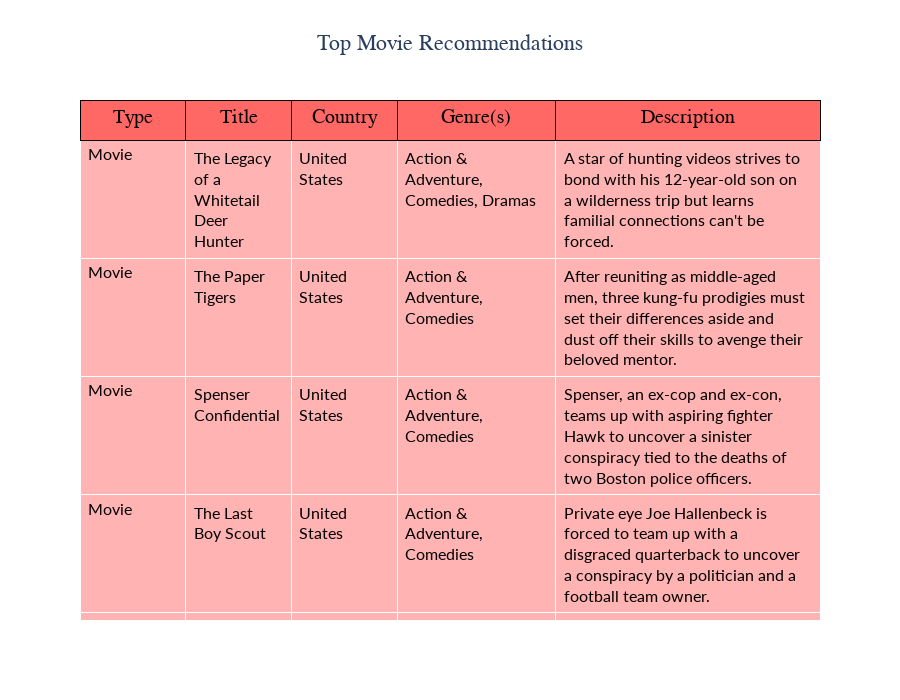

The notebook cell saved with this chart:
### Code cell
engine.table(engine.recommedation('Coffee & Kareem',df_movies,df_tv,movie_sim,tv_sim))

### Figure 1 — Plotly figure (JSON) as saved in the notebook; plotly's stock layout.template omitted (floating-point values rounded to 4 significant figures)
{"data": [{"cells": {"align": "left", "fill": {"color": "#FFB3B2"}, "font": {"color": "black", "family": "Lato", "size": 16}, "values": [["Movie", "Movie", "Movie", "Movie", "Movie"], ["The Legacy of a Whitetail Deer Hunter", "The Paper Tigers", "Spenser Confidential", "The Last Boy Scout", "Due Date"], ["United States", "United States", "United States", "United States", "United States"], ["Action & Adventure, Comedies, Dramas", "Action & Adventure, Comedies", "Action & Adventure, Comedies", "Action & Adventure, Comedies", "Action & Adventure, Comedies"], ["A star of hunting videos strives to bond with his 12-year-old son on a wilderness trip but learns familial connections can't be forced.", "After reuniting as middle-aged men, three kung-fu prodigies must set their differences aside and dust off their skills to avenge their beloved mentor.", "Spenser, an ex-cop and ex-con, teams up with aspiring fighter Hawk to uncover a sinister conspiracy tied to the deaths of two Boston police officers.", "Private eye Joe Hallenbeck is forced to team up with a disgraced quarterback to uncover a conspiracy by a politician and a football team owner.", "Days before his pregnant wife's due date, Peter lands on the \"no-fly\" list, forcing him to drive across the country with an irritating slacker."]]}, "columnorder": [1, 2, 3, 4, 5], "columnwidth": [20, 20, 20, 30, 50], "header": {"align": "center", "fill": {"color": "#FF6865"}, "font": {"color": "black", "family": "Gravitas One", "size": 20}, "height": 40, "line": {"color": "black"}, "values": ["Type", "Title", "Country", "Genre(s)", "Description"]}, "type": "table"}], "layout": {"title": {"font": {"size": 22, "family": "Gravitas One"}, "text": "Top Movie Recommendations", "x": 0.5}, "height": 700}}
